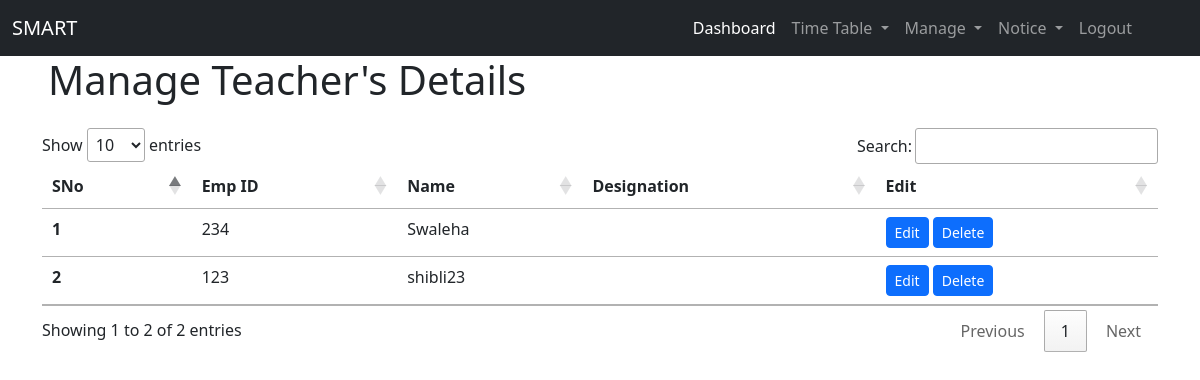
The app's page /admin/manage/manageteacher.php (signed in) with its own data.
### tables this page shows
CREATE TABLE `teacher` (
  `sno` int(20) NOT NULL,
  `username` varchar(30) NOT NULL,
  `password` varchar(257) NOT NULL,
  `eid` varchar(10) NOT NULL,
  `designation` varchar(30) NOT NULL
);

### admin/manage/manageteacher.php (the view, shortened to what this page needs)
<?php
$servername = "localhost";
$username = "root";
$password = "";
$database = "users_db";
$conn = mysqli_connect($servername, $username, $password, $database);
?>
<!DOCTYPE html>
<html lang="en">
<head>
    <link href="https://cdn.jsdelivr.net/npm/bootstrap@5.2.0/dist/css/bootstrap.min.css" rel="stylesheet">
    <link rel="stylesheet" href="//cdn.datatables.net/1.12.1/css/jquery.dataTables.min.css">
</head>
<body>
    <?php
    include '../_nav.php';
    ?>
    <h1 class="mx-5">Manage Teacher's Details</h1>
    <div class="container my-4">
        <table class="table" id="myTable">
            <thead>
                <tr>
                    <th scope="col">SNo</th>
                    <th scope="col">Emp ID</th>
                    <th scope="col">Name</th>
                    <th scope="col">Designation</th>
                    <th scope="col">Edit</th>
                </tr>
            </thead>
            <tbody>
                <?php
                $sql = "SELECT * FROM `teacher`";
                $result = mysqli_query($conn, $sql);
                $sno = 0;
                while ($row = mysqli_fetch_assoc($result)) {
                    $sno += 1;
                    echo "<tr>
    <th scope='row'>" . $sno . "</th>
    <td>" . $row['eid'] . "</td>
    <td>" . $row['username'] . "</td>
    <td>" . $row['designation'] . "</td>
    <td><button class='edit btn btn-sm btn-primary' id=" . $row['sno'] . ">Edit</button> <button class='delete btn btn-sm btn-primary' id=d" . $row['sno'] . ">Delete</button>  </td>
  </tr>";
                }
                ?>
            </tbody>
        </table>
</body>
</html>

### records on screen
teacher: eid "234", username "Swaleha"
teacher: eid "123", username "shibli23"
